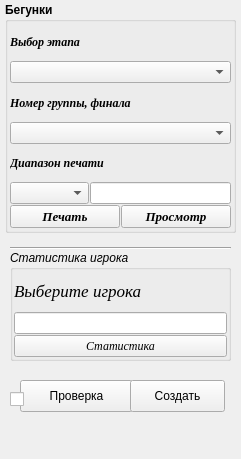
    <widget class="QWidget" name="page_7">
     <property name="geometry">
      <rect>
       <x>0</x>
       <y>0</y>
       <width>241</width>
       <height>459</height>
      </rect>
     </property>
     <attribute name="label">
      <string>Дополнительно</string>
     </attribute>
     <widget class="QGroupBox" name="groupBox_4">
      <property name="geometry">
       <rect>
        <x>5</x>
        <y>2</y>
        <width>231</width>
        <height>231</height>
       </rect>
      </property>
      <property name="font">
       <font>
        <weight>75</weight>
        <bold>true</bold>
       </font>
      </property>
      <property name="title">
       <string>Бегунки</string>
      </property>
      <layout class="QVBoxLayout" name="verticalLayout_26">
       <property name="spacing">
        <number>1</number>
       </property>
       <property name="leftMargin">
        <number>2</number>
       </property>
       <property name="topMargin">
        <number>2</number>
       </property>
       <property name="rightMargin">
        <number>2</number>
       </property>
       <property name="bottomMargin">
        <number>2</number>
       </property>
       <item>
        <layout class="QVBoxLayout" name="verticalLayout_23">
         <property name="spacing">
          <number>1</number>
         </property>
         <item>
          <widget class="QLabel" name="label_69">
           <property name="font">
            <font>
             <family>Times New Roman</family>
             <italic>true</italic>
            </font>
           </property>
           <property name="text">
            <string>Выбор этапа</string>
           </property>
          </widget>
         </item>
         <item>
          <widget class="QComboBox" name="comboBox_select_stage_begunki">
           <property name="editable">
            <bool>false</bool>
           </property>
          </widget>
         </item>
        </layout>
       </item>
       <item>
        <layout class="QVBoxLayout" name="verticalLayout_24">
         <property name="spacing">
          <number>1</number>
         </property>
         <item>
          <widget class="QLabel" name="label_68">
           <property name="font">
            <font>
             <family>Times New Roman</family>
             <italic>true</italic>
            </font>
           </property>
           <property name="text">
            <string>Номер группы, финала</string>
           </property>
          </widget>
         </item>
         <item>
          <widget class="QComboBox" name="comboBox_select_group_begunki">
           <property name="editable">
            <bool>false</bool>
           </property>
           <property name="insertPolicy">
            <enum>QComboBox::InsertAlphabetically</enum>
           </property>
          </widget>
         </item>
        </layout>
       </item>
       <item>
        <layout class="QVBoxLayout" name="verticalLayout_25">
         <property name="spacing">
          <number>1</number>
         </property>
         <item>
          <widget class="QLabel" name="label_70">
           <property name="font">
            <font>
             <family>Times New Roman</family>
             <italic>true</italic>
            </font>
           </property>
           <property name="text">
            <string>Диапазон печати</string>
           </property>
          </widget>
         </item>
         <item>
          <layout class="QHBoxLayout" name="horizontalLayout_15">
           <property name="spacing">
            <number>1</number>
           </property>
           <item>
            <widget class="QComboBox" name="comboBox_select_tours"/>
           </item>
           <item>
            <widget class="QLineEdit" name="lineEdit_range_tours"/>
           </item>
          </layout>
         </item>
        </layout>
       </item>
       <item>
        <layout class="QHBoxLayout" name="horizontalLayout_16">
         <property name="spacing">
          <number>1</number>
         </property>
         <item>
          <widget class="QPushButton" name="Button_print_begunki">
           <property name="sizePolicy">
            <sizepolicy hsizetype="Expanding" vsizetype="Fixed">
             <horstretch>0</horstretch>
             <verstretch>0</verstretch>
            </sizepolicy>
           </property>
           <property name="font">
            <font>
             <family>Times New Roman</family>
             <pointsize>10</pointsize>
             <italic>true</italic>
            </font>
           </property>
           <property name="text">
            <string>Печать</string>
           </property>
          </widget>
         </item>
         <item>
          <widget class="QPushButton" name="Button_view_begunki">
           <property name="sizePolicy">
            <sizepolicy hsizetype="Expanding" vsizetype="Fixed">
             <horstretch>0</horstretch>
             <verstretch>0</verstretch>
            </sizepolicy>
           </property>
           <property name="font">
            <font>
             <family>Times New Roman</family>
             <pointsize>10</pointsize>
             <italic>true</italic>
            </font>
           </property>
           <property name="text">
            <string>Просмотр</string>
           </property>
          </widget>
         </item>
        </layout>
       </item>
      </layout>
     </widget>
     <widget class="Line" name="line_3">
      <property name="geometry">
       <rect>
        <x>10</x>
        <y>240</y>
        <width>221</width>
        <height>16</height>
       </rect>
      </property>
      <property name="orientation">
       <enum>Qt::Horizontal</enum>
      </property>
     </widget>
     <widget class="QPushButton" name="Button_proba">
      <property name="geometry">
       <rect>
        <x>20</x>
        <y>380</y>
        <width>113</width>
        <height>32</height>
       </rect>
      </property>
      <property name="text">
       <string>Проверка</string>
      </property>
     </widget>
     <widget class="QPushButton" name="Button_system_made">
      <property name="geometry">
       <rect>
        <x>130</x>
        <y>380</y>
        <width>95</width>
        <height>32</height>
       </rect>
      </property>
      <property name="sizePolicy">
       <sizepolicy hsizetype="Minimum" vsizetype="Fixed">
        <horstretch>0</horstretch>
        <verstretch>0</verstretch>
       </sizepolicy>
      </property>
      <property name="text">
       <string>Создать</string>
      </property>
     </widget>
     <widget class="QCheckBox" name="checkBox_3">
      <property name="geometry">
       <rect>
        <x>10</x>
        <y>390</y>
        <width>19</width>
        <height>18</height>
       </rect>
      </property>
      <property name="text">
       <string/>
      </property>
     </widget>
     <widget class="QGroupBox" name="groupBox_9">
      <property name="geometry">
       <rect>
        <x>10</x>
        <y>250</y>
        <width>221</width>
        <height>111</height>
       </rect>
      </property>
      <property name="font">
       <font>
        <italic>true</italic>
       </font>
      </property>
      <property name="title">
       <string>Статистика игрока</string>
      </property>
      <property name="flat">
       <bool>false</bool>
      </property>
      <property name="checkable">
       <bool>false</bool>
      </property>
      <layout class="QVBoxLayout" name="verticalLayout_11">
       <property name="spacing">
        <number>1</number>
       </property>
       <property name="leftMargin">
        <number>1</number>
       </property>
       <property name="topMargin">
        <number>1</number>
       </property>
       <property name="rightMargin">
        <number>1</number>
       </property>
       <property name="bottomMargin">
        <number>1</number>
       </property>
       <item>
        <widget class="QLabel" name="label_76">
         <property name="font">
          <font>
           <family>Times New Roman</family>
           <pointsize>13</pointsize>
           <italic>true</italic>
          </font>
         </property>
         <property name="text">
          <string>Выберите игрока</string>
         </property>
        </widget>
       </item>
       <item>
        <widget class="QLineEdit" name="lineEdit_find_player_stat"/>
       </item>
       <item>
        <widget class="QPushButton" name="Button_player_stat">
         <property name="font">
          <font>
           <family>Times New Roman</family>
          </font>
         </property>
         <property name="text">
          <string>Статистика</string>
         </property>
        </widget>
       </item>
      </layout>
     </widget>
    </widget>
